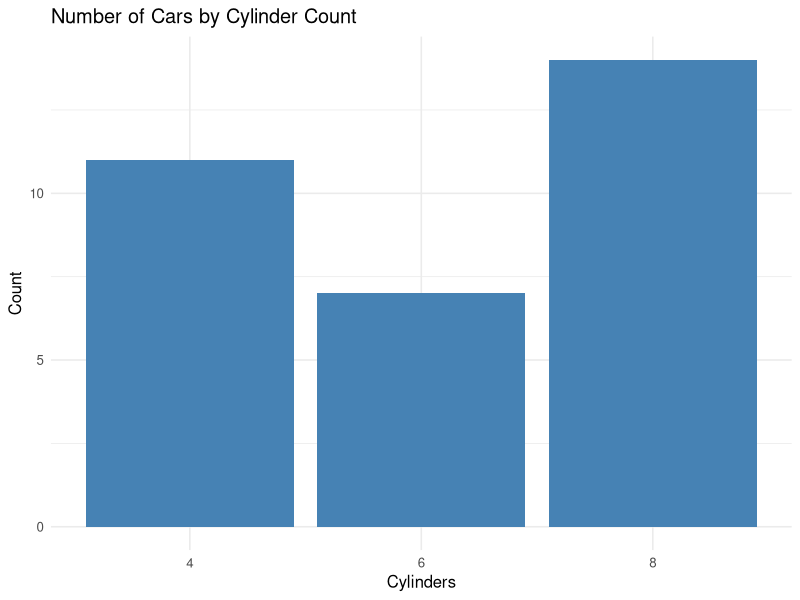
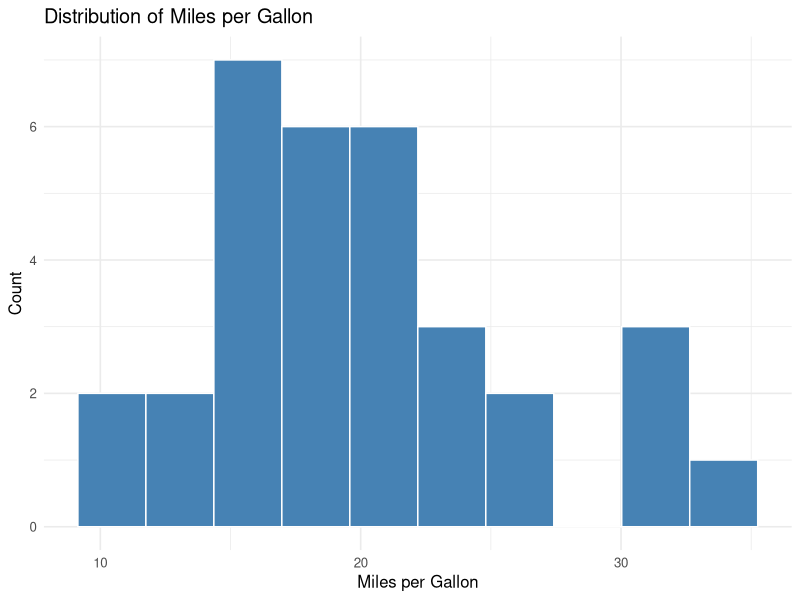
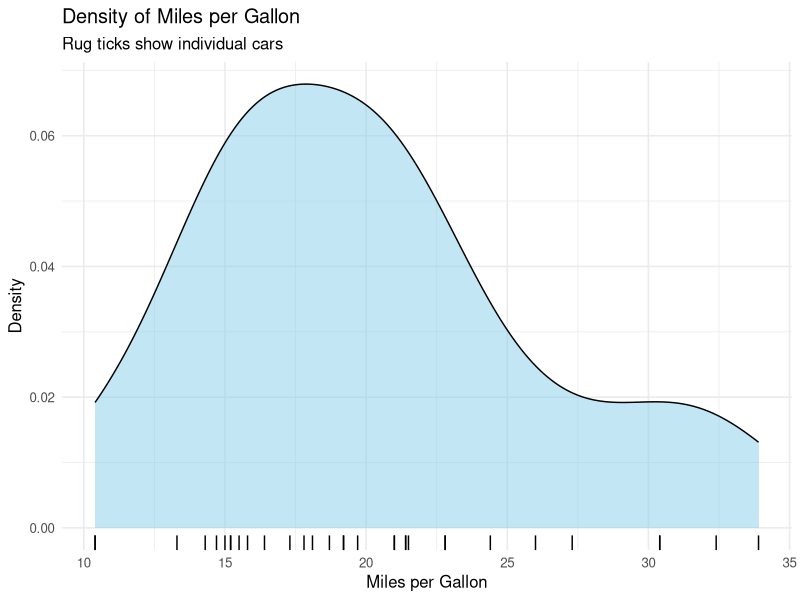
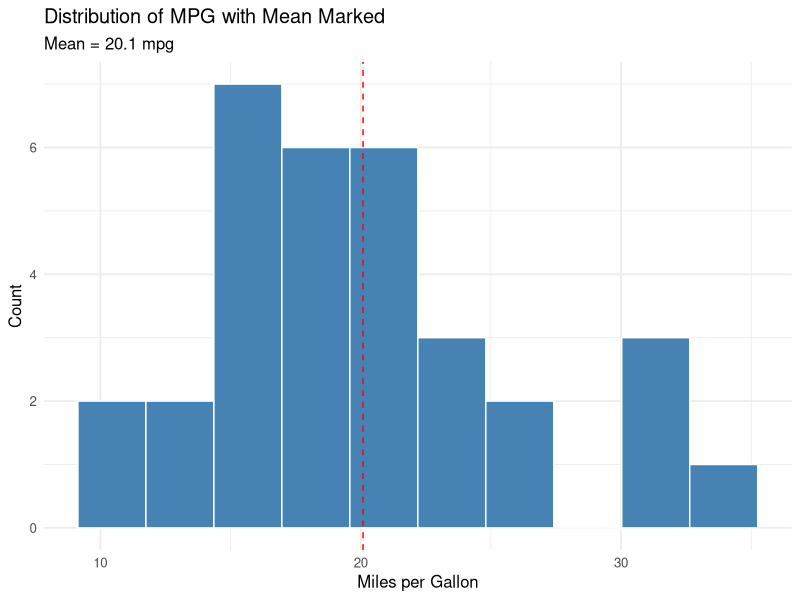
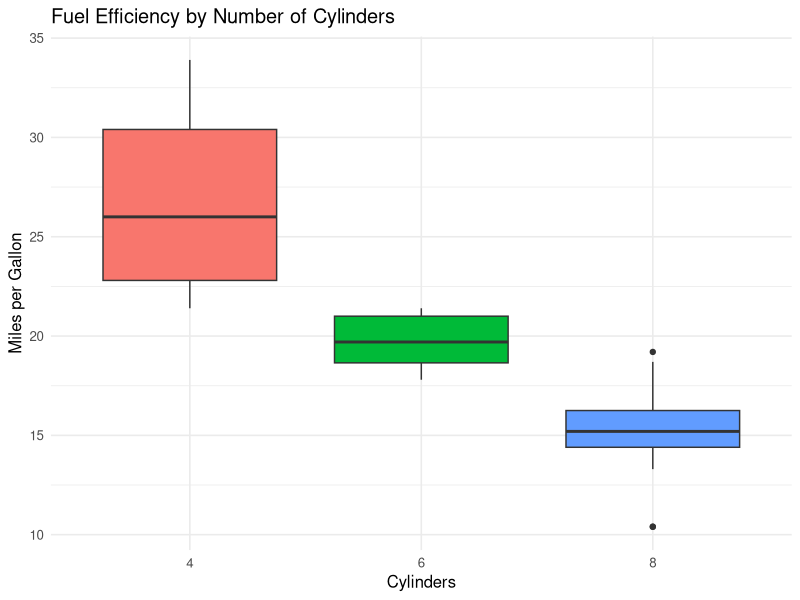
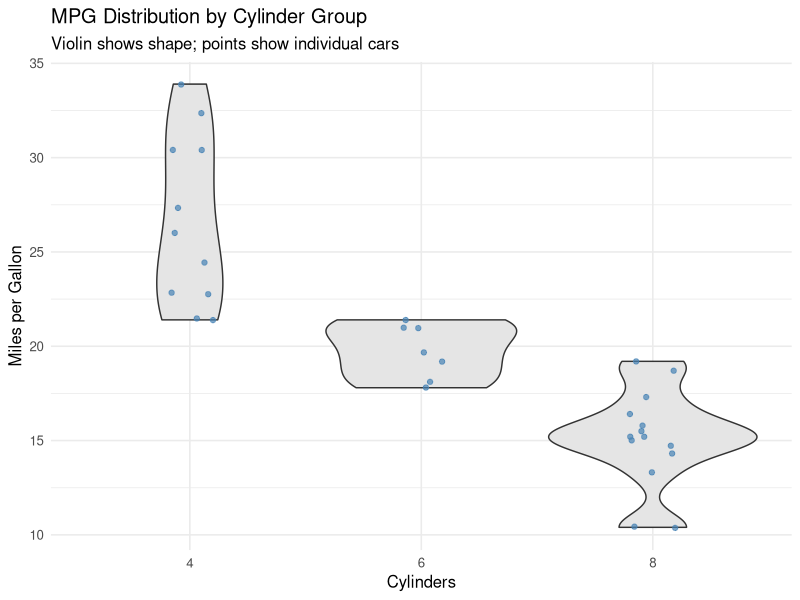
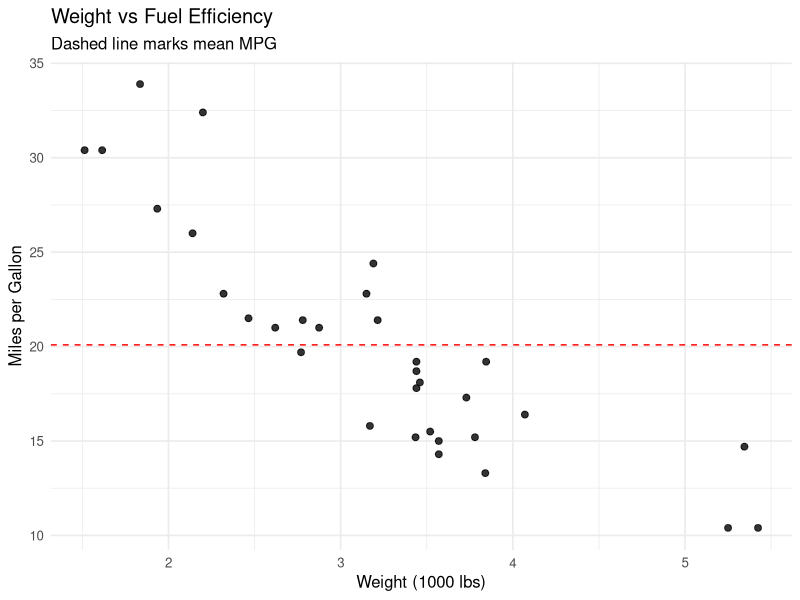
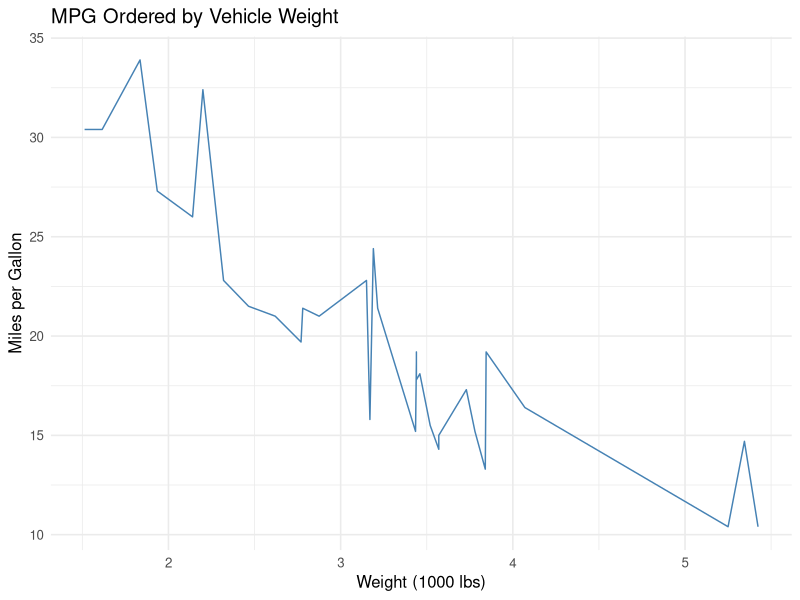

These figures' R source, in order:
## ---- chunk 1
knitr::opts_chunk$set(
  echo = TRUE, warning = FALSE, message = FALSE,
  fig.width = 7, fig.height = 4.5, fig.align = "center"
)

library(ggplot2)

# Prepare data once: treat cylinders as a categorical variable
mt <- mtcars
mt$cyl <- factor(mt$cyl)

# Reusable theme and mean value
theme_set(theme_minimal(base_size = 12))
mean_mpg <- mean(mt$mpg)
## ---- chunk 2
str(mt[, c("mpg", "cyl", "wt")])
## ---- chunk 3
ggplot(mt, aes(cyl)) +
  geom_bar(fill = "steelblue") +
  labs(title = "Number of Cars by Cylinder Count",
       x = "Cylinders", y = "Count")
## ---- chunk 4
ggplot(mt, aes(mpg)) +
  geom_histogram(bins = 10, fill = "steelblue", color = "white") +
  labs(title = "Distribution of Miles per Gallon",
       x = "Miles per Gallon", y = "Count")
## ---- chunk 5
ggplot(mt, aes(mpg)) +
  geom_density(fill = "skyblue", alpha = 0.5) +
  geom_rug() +
  labs(title = "Density of Miles per Gallon",
       subtitle = "Rug ticks show individual cars",
       x = "Miles per Gallon", y = "Density")
## ---- chunk 6
ggplot(mt, aes(mpg)) +
  geom_histogram(bins = 10, fill = "steelblue", color = "white") +
  geom_vline(xintercept = mean_mpg, color = "red", linetype = "dashed") +
  labs(title = "Distribution of MPG with Mean Marked",
       subtitle = paste("Mean =", round(mean_mpg, 1), "mpg"),
       x = "Miles per Gallon", y = "Count")
## ---- chunk 7
ggplot(mt, aes(cyl, mpg, fill = cyl)) +
  geom_boxplot(show.legend = FALSE) +
  labs(title = "Fuel Efficiency by Number of Cylinders",
       x = "Cylinders", y = "Miles per Gallon")
## ---- chunk 8
ggplot(mt, aes(cyl, mpg)) +
  geom_violin(fill = "grey90") +
  geom_jitter(width = 0.1, alpha = 0.7, color = "steelblue") +
  labs(title = "MPG Distribution by Cylinder Group",
       subtitle = "Violin shows shape; points show individual cars",
       x = "Cylinders", y = "Miles per Gallon")
## ---- chunk 9
ggplot(mt, aes(wt, mpg)) +
  geom_point(size = 2, alpha = 0.8) +
  geom_hline(yintercept = mean_mpg, color = "red", linetype = "dashed") +
  labs(title = "Weight vs Fuel Efficiency",
       subtitle = "Dashed line marks mean MPG",
       x = "Weight (1000 lbs)", y = "Miles per Gallon")
## ---- chunk 10
cars_sorted <- mt[order(mt$wt), ]

ggplot(cars_sorted, aes(wt, mpg)) +
  geom_line(color = "steelblue") +
  labs(title = "MPG Ordered by Vehicle Weight",
       x = "Weight (1000 lbs)", y = "Miles per Gallon")
## ---- chunk 11
ggplot(mt, aes(wt, mpg, label = rownames(mt))) +
  geom_text(size = 3) +
  labs(title = "Weight vs MPG with Car Names",
       x = "Weight (1000 lbs)", y = "Miles per Gallon")
## ---- chunk 12
sessionInfo()
